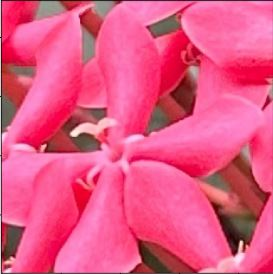
#> input picture Laboratory-Activity-4/flower.jpg, 273 x 274 px
$ python Laboratory_Activity_4_OpenCV.py
#> lines starting #> are read from the running program, lines starting #| are printed output that depends on the picture
import cv2
import numpy as np

#Original
img = cv2.imread('flower.jpg')
#> img is the input picture: shape (274, 273, 3); mean B, G, R 133.4, 86.6, 228.6

# Convert to grayscale if the image is BGR
if img.shape[2] == 3:
        grayImg = cv2.cvtColor(img, cv2.COLOR_BGR2GRAY)
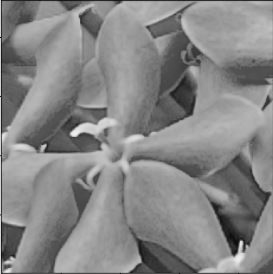
#> grayImg: shape (274, 273); min 8, max 243, mean 134.4
else:
        grayImg = img

#Motion Blur
def motionBlurKernel(size):
    kernel = np.zeros((size, size))
    kernel[int((size - 1) / 2), :] = np.ones(size)
    kernel = kernel / size
    return kernel
motionBlurredImg = cv2.filter2D(grayImg, -2, motionBlurKernel(15))
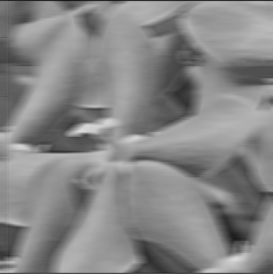
#> motionBlurredImg: shape (274, 273); min 24, max 220, mean 134.2

#Gaussian Blur
gaussianImg = cv2.GaussianBlur(grayImg, (15, 15), 0)
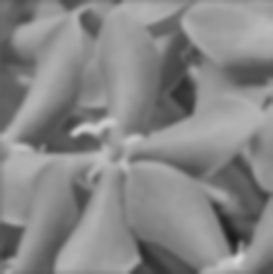
#> gaussianImg: shape (274, 273); min 26, max 215, mean 134.5

#Sharpen
sharpen = np.array([[-1, -1, -1], [-1, 9, -1], [-1, -1, -1]])
sharpenedImg = cv2.filter2D(grayImg, -1, sharpen)
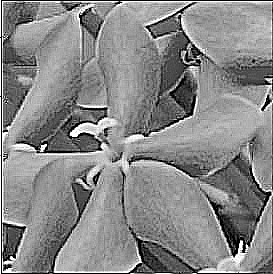
#> sharpenedImg: shape (274, 273); min 0, max 255, mean 135.7

#Noisy
noise = np.random.normal(0, 1, grayImg.shape).astype('uint8')
noisyImg = cv2.add(grayImg, noise)
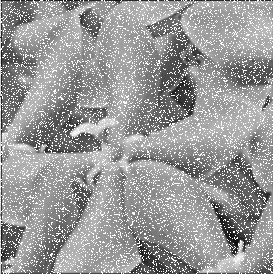
#> noisyImg: shape (274, 273); min 8, max 255, mean 153.6

#Denoise
denoisedImg = cv2.medianBlur(noisyImg, 5)
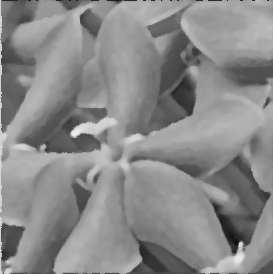
#> denoisedImg: shape (274, 273); min 17, max 255, mean 137.6

cv2.imshow('Original Image', img)
cv2.imshow('Grayscale', grayImg)
cv2.imshow('Motion Blurred Image', motionBlurredImg)
cv2.imshow('Filtered Image (Gaussian)', gaussianImg)
cv2.imshow('Sharpened Image', sharpenedImg)
cv2.imshow('Noisy', noisyImg)
cv2.imshow('Noise Removed', denoisedImg)

#Deblurred
motionBlurredImg = cv2.filter2D(grayImg, -2, motionBlurKernel(8))
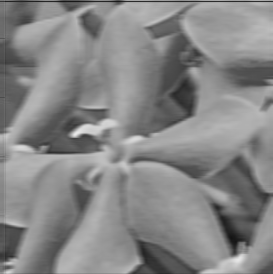
#> motionBlurredImg: shape (274, 273); min 20, max 232, mean 134.4
cv2.imshow('Deblurred Image', motionBlurredImg)


cv2.waitKey(0)
